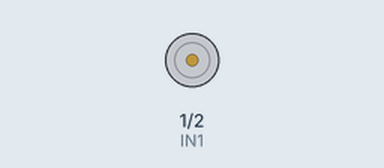
This sketch was run on a simulated Arduino Uno, built with avr-gcc and run on an emulated ATmega328P. Parts: motor-driver pin pairs drawn as motors (green arrow = first pin HIGH = forward, orange = second pin HIGH = backward, longer = more drive, scaled by the enable pin).

Above: at 1.0 s.
At 3.0 s:
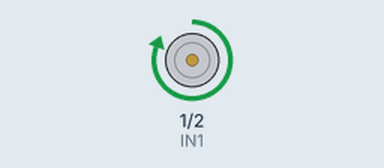
Timing chart, 0 to 5.2 s (numbered marks = the images above):
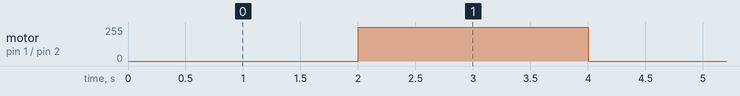

Measured:
- by itself, motor on pin 1 (IN1) / pin 2 (IN2): alternates forward 255/255 for 2.0 s and stopped for 2.0 s

The sketch:

motor2.ino
```cpp
const int ENA = 0;
const int IN1 = 1;
const int IN2 = 2;


void setup() {
  // put your setup code here, to run once:
  pinMode(ENA, OUTPUT);
  pinMode(IN1, OUTPUT);
  pinMode(IN2, OUTPUT);

}

void loop() {
  analogWrite(ENA,100);
  digitalWrite(IN1, LOW);
  digitalWrite(IN2,HIGH);
  delay(2000);
  analogWrite(ENA,200);
  digitalWrite(IN1, HIGH);
  digitalWrite(IN2,LOW);
  delay(2000);
}
```
